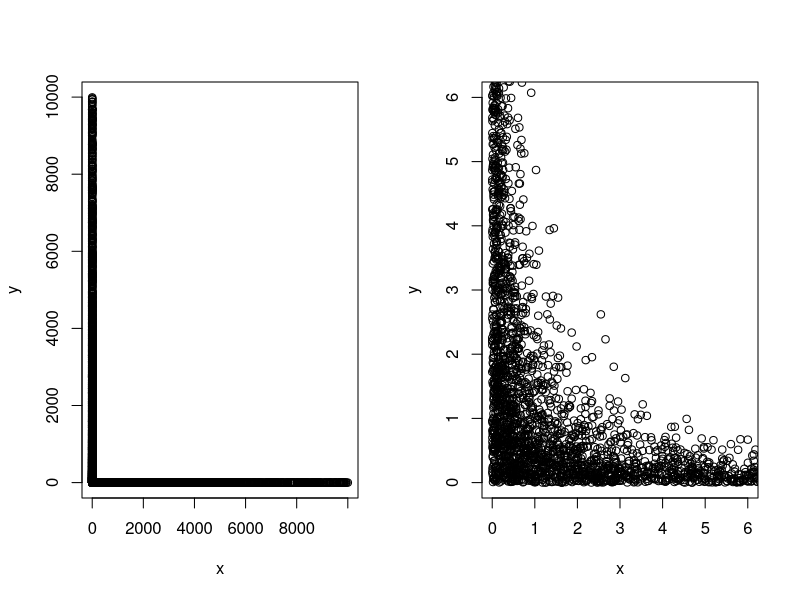

This chart was generated by the following R code:
## ---- chunk 1
#Generate a random observation from the conditional Y|X.
fy_conditional <- function(x, B = 10000) {
  u <- runif(1)
  -1/x * log(1 - u*(1 - exp(-B*x)))
}

#Generate a random observation from the conditional X|Y.
fx_conditional <- function(y, B = 10000) {
  u <- runif(1)
  -1/y * log(1 - u*(1 - exp(-B*y)))
}

#Generate an observation from the joint X, Y.
fx_and_y <- function(x0 = 1, B = 10000, BURN = 1000) {
  #Initialize x and compute the first value for y.
  x <- x0
  y <- fy_conditional(x, B)
  
  #Generate BURN (x, y) pairs for the burn in period.
  for(i in 1:BURN) {
    x <- fx_conditional(y, B)
    y <- fy_conditional(x, B)
  }
  
  #Use the last (x, y) pair as the observation.
  return(c(x, y))
}

#Simulate n observations from the joint distribution of X and Y.
n <- 10000
x <- vector("numeric", n)
y <- vector("numeric", n)

for(i in 1:n) {
  temp <- fx_and_y()
  x[i] <- temp[1]
  y[i] <- temp[2]
}

## ---- chunk 2
par(mfrow = c(1, 2))
plot(x, y)
plot(x, y, xlim = c(0, 6), ylim = c(0, 6))
## ---- chunk 3
E_X <- mean(x)
## ---- chunk 4
E_XY <- mean(x*y)
